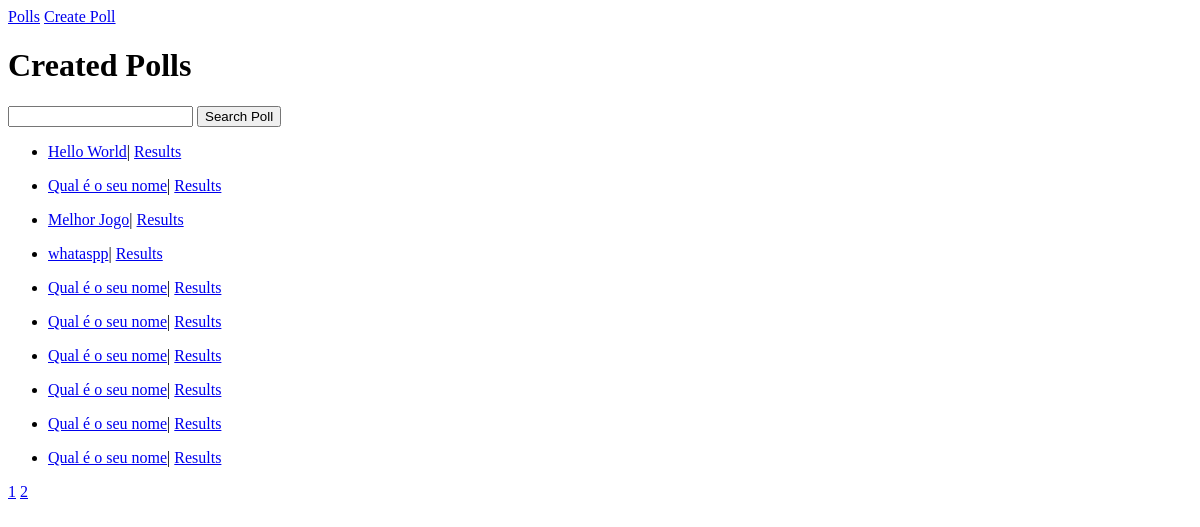
The app's page /, older data.
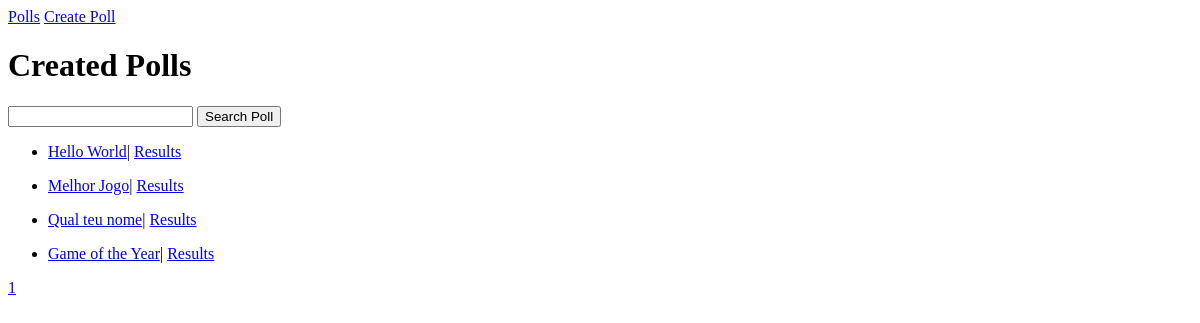
The same page, newer data.
### poll/models.py (models this page shows, shortened)
class Pergunta(models.Model):
    texto_pergunta = models.CharField(max_length=200)

### poll/views.py (the view)
# urls.py: path('', Home, name = 'home'),
def Home(request):
    if request.method == 'GET':
        lista_perguntas = Pergunta.objects.all()
        npaginas = n_paginas(lista_perguntas)
        lista_perguntas = Pergunta.objects.all()[:10]
        context = {
            'perguntas':lista_perguntas,
            'paginas':[x+1 for x in range(0,npaginas)]
        }
        return render(request, 'home.html', context)
    elif request.method == 'POST' and  request.POST.get('procurar'):
        lista_perguntas = Pergunta.objects.all().filter(texto_pergunta__icontains = request.POST.get('pergunta_procurada'))
        context = {
            'perguntas':lista_perguntas
        }
        return render(request, 'home.html', context)

### poll/views.py (called while the page is built)
def n_paginas(lista_perguntas):
    num = lista_perguntas.count()
    return math.ceil(num/10)

### polls/templates/home.html
{%extends 'base.html'%}
{%block home%}
{%block content%}
<h1>Created Polls</h1>
<form action="{%url 'home'%}" method="POST">{%csrf_token%}
<input type="text" name = 'pergunta_procurada'> <input type="submit" name = 'procurar' value = 'Search Poll'>
</form>
{%for p in perguntas%}
    <ul>
    <li><a href="{%url 'vote' p.pk%}">{{p.texto_pergunta}}</a>| <a href="{%url 'result' p.pk%}">Results</a></li>
    </ul>
{%endfor%}
{%for pagina in paginas%}
<a href="{%url 'home_pagina' pagina%}" name = 'pagina'>{{pagina}}</a>
{%endfor%}
{%endblock content%}
{%endblock home%}

Row changes from the older to the newer data that the page shows:
removed Pergunta: texto_pergunta "Qual é o seu nome"
removed Pergunta: texto_pergunta "whataspp"
removed Pergunta: texto_pergunta "Qual é o seu nome"
removed Pergunta: texto_pergunta "Qual é o seu nome"
removed Pergunta: texto_pergunta "Qual é o seu nome"
removed Pergunta: texto_pergunta "Qual é o seu nome"
removed Pergunta: texto_pergunta "Qual é o seu nome"
removed Pergunta: texto_pergunta "Qual é o seu nome"
now on this page (row unchanged): Pergunta: texto_pergunta "Qual teu nome"
added Pergunta: texto_pergunta "Game of the Year"
Text that changed along with them:
list line gone: "2"
